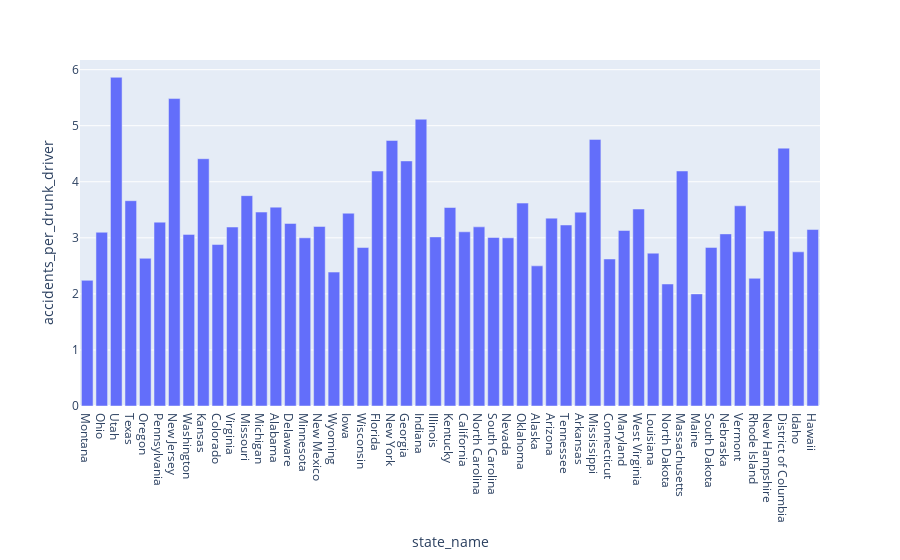

The notebook cell this image was saved under:
### Markdown cell above
El siguiente s el codigo interactivo

### Code cell
import plotly.express as px
import pandas as pd
from google.cloud import bigquery
client = bigquery.Client(project='poto-382221')

# Hacer la consulta a BigQuery
query = """
SELECT 
    state_name,
    COUNT(*) AS num_accidents,
    SUM(number_of_drunk_drivers) AS num_drunk_drivers
FROM `bigquery-public-data.nhtsa_traffic_fatalities.accident_2015`
GROUP BY state_name
"""

# Ejecutar la consulta
query_job = client.query(query)
results = query_job.result()

# Convertir los resultados a un dataframe de Pandas
results_df = results.to_dataframe()

# Calcular la razón entre número de accidentes y conductores ebrios
results_df['accidents_per_drunk_driver'] = results_df['num_accidents'] / results_df['num_drunk_drivers']

# Crear la figura de barras
fig = px.bar(results_df, x='state_name', y='accidents_per_drunk_driver')

# Mostrar la figura
fig.show()

### Figure 1 — Plotly figure (JSON) as saved in the notebook; plotly's stock layout.template omitted (floating-point values rounded to 4 significant figures)
{"data": [{"alignmentgroup": "True", "hovertemplate": "state_name=%{x}<br>accidents_per_drunk_driver=%{y}<extra></extra>", "legendgroup": "", "marker": {"color": "#636efa", "pattern": {"shape": ""}}, "name": "", "offsetgroup": "", "orientation": "v", "showlegend": false, "textposition": "auto", "type": "bar", "x": ["Montana", "Ohio", "Utah", "Texas", "Oregon", "Pennsylvania", "New Jersey", "Washington", "Kansas", "Colorado", "Virginia", "Missouri", "Michigan", "Alabama", "Delaware", "Minnesota", "New Mexico", "Wyoming", "Iowa", "Wisconsin", "Florida", "New York", "Georgia", "Indiana", "Illinois", "Kentucky", "California", "North Carolina", "South Carolina", "Nevada", "Oklahoma", "Alaska", "Arizona", "Tennessee", "Arkansas", "Mississippi", "Connecticut", "Maryland", "West Virginia", "Louisiana", "North Dakota", "Massachusetts", "Maine", "South Dakota", "Nebraska", "Vermont", "Rhode Island", "New Hampshire", "District of Columbia", "Idaho", "Hawaii"], "xaxis": "x", "y": [2.242, 3.099, 5.864, 3.662, 2.635, 3.28, 5.484, 3.061, 4.411, 2.881, 3.193, 3.752, 3.459, 3.548, 3.256, 3, 3.202, 2.389, 3.439, 2.827, 4.191, 4.737, 4.372, 5.116, 3.017, 3.541, 3.107, 3.195, 3.007, 3, 3.62, 2.5, 3.351, 3.229, 3.458, 4.756, 2.622, 3.131, 3.514, 2.727, 2.176, 4.192, 2, 2.829, 3.07, 3.571, 2.278, 3.121, 4.6, 2.75, 3.148], "yaxis": "y"}], "layout": {"barmode": "relative", "legend": {"tracegroupgap": 0}, "margin": {"t": 60}, "xaxis": {"anchor": "y", "domain": [0, 1], "title": {"text": "state_name"}}, "yaxis": {"anchor": "x", "domain": [0, 1], "title": {"text": "accidents_per_drunk_driver"}}}}
